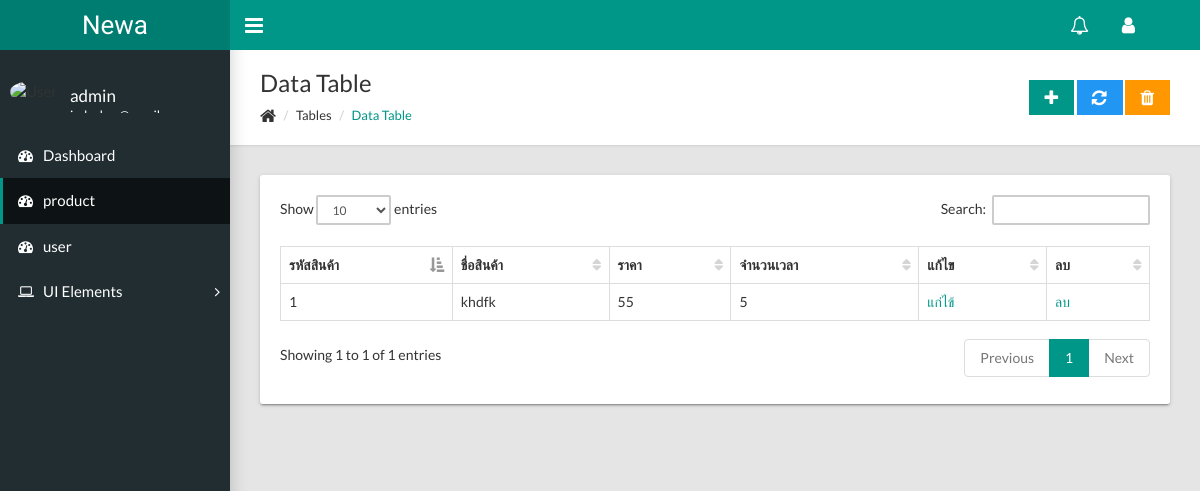
The page /dashboard/product.php (signed in) on the database its author committed.
### tables this page shows
CREATE TABLE IF NOT EXISTS `tbl_users` (
  `user_id` int(11) unsigned NOT NULL,
  `firstname` varchar(100) NOT NULL,
  `lastname` varchar(100) NOT NULL,
  `username` varchar(100) NOT NULL,
  `password` varchar(255) NOT NULL,
  `email` varchar(60) NOT NULL,
  `avatar` varchar(100) NOT NULL,
  `status` enum('0','100','500') NOT NULL DEFAULT '0'
);

CREATE TABLE IF NOT EXISTS `product` (
  `product_id` int(3) NOT NULL,
  `product_name` varchar(255) NOT NULL,
  `product_detail` varchar(255) NOT NULL,
  `product_price` int(10) NOT NULL,
  `product_quantity` int(10) NOT NULL
);

### dashboard/include/session.php (called while the page is built, shortened)
<?php
        $session_login_id = $_SESSION['user_id'];
        $qry_user = "SELECT * FROM tbl_users WHERE user_id='$session_login_id'";
        $result_user = mysqli_query($conn,$qry_user);
        if ($result_user) {
            $row_user = mysqli_fetch_array($result_user,MYSQLI_ASSOC);
            $s_login_username = $row_user['username'];
        }

### dashboard/include/view_all_products.php (the view, shortened to what this page needs)
<div class="page-title">
  <div>
    <h1>Data Table</h1>
    <ul class="breadcrumb side">
      <li><i class="fa fa-home fa-lg"></i></li>
      <li>Tables</li>
      <li class="active"><a href="#">Data Table</a></li>
    </ul>
  </div>
  <div>
    <a class="btn btn-primary btn-flat" href="product.php?source=product_add"><i class="fa fa-lg fa-plus"></i></a>
    <a class="btn btn-info btn-flat" href="#"><i class="fa fa-lg fa-refresh"></i></a>
    <a class="btn btn-warning btn-flat" href="#"><i class="fa fa-lg fa-trash"></i></a>
  </div>
</div>
<div class="row">
  <div class="col-md-12">
    <div class="card">
      <div class="card-body">
        <table class="table table-hover table-bordered" id="sampleTable">
          <thead>
            <tr>
              <th>รหัสสินค้า</th>
							<th>ชื่อสินค้า</th>
							<th>ราคา</th>
							<th>จำนวนเวลา</th>
							<th>แก้ไข</th>
							<th>ลบ</th>
            </tr>
          </thead>
          <tbody>
            <?php
							$sql = "select * from product";
							$result = mysqli_query($conn, $sql);
							while ($row = mysqli_fetch_array($result)){
								$product_id = $row["product_id"];
								$product_name = $row["product_name"];
								$product_quantity = $row["product_quantity"];
								$product_price = $row["product_price"];
								echo "<tr>
										<td>$product_id</td>
										<td>$product_name</td>
										<td>$product_quantity</td>
										<td>$product_price</td>
										<td><a href='product.php?source=product_edit&id=$product_id'>แก่ไข้</a></td>
										<td><a href='product.php?id=$product_id' onclick='return confirm(\"ยืนยันการลบ\");'>ลบ</a></td>
									</tr>";
							}
						?>
          </tbody>
        </table>
      </div>
    </div>
  </div>
</div>

### dashboard/include/_menuleft.php (shortened to what this page needs)
<aside class="main-sidebar hidden-print">
  <section class="sidebar">
    <div class="user-panel">
      <div class="pull-left image"><img class="img-circle" src="https://s3.amazonaws.com/uifaces/faces/twitter/jsa/48.jpg" alt="User Image"></div>
      <div class="pull-left info">
        <p><?=$s_login_username?></p>
        <p class="designation"><?=$s_login_email?></p>
      </div>
    </div>
    <ul class="sidebar-menu">
      <li <?php if($page == 'dashboard'){ echo 'class="active"';} ?>><a href="admin.php"><i class="fa fa-dashboard"></i><span>Dashboard</span></a></li>
      <li <?php if($page == 'product') {echo 'class="active"';} ?>><a href="product.php"><i class="fa fa-dashboard"></i><span>product</span></span></a></li>
      <li <?php if($page == 'user') {echo 'class="active"';} ?>><a href="user.php"><i class="fa fa-dashboard"></i><span>user</span></span></a></li>
      <li class="treeview"><a href="#"><i class="fa fa-laptop"></i><span>UI Elements</span><i class="fa fa-angle-right"></i></a>
      </li>
    </ul>
  </section>
</aside>

### rows shown on the page
tbl_users: username "admin"
product: product_id "1", product_name "khdfk", product_quantity "55", product_price "5"
